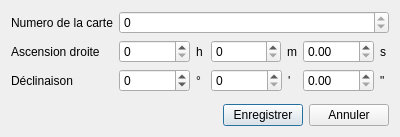
<?xml version="1.0" encoding="UTF-8"?>
<ui version="4.0">
 <class>MapModificationDialog</class>
 <widget class="QDialog" name="MapModificationDialog">
  <property name="geometry">
   <rect>
    <x>0</x>
    <y>0</y>
    <width>400</width>
    <height>137</height>
   </rect>
  </property>
  <property name="windowTitle">
   <string>Modifier une carte</string>
  </property>
  <property name="windowIcon">
   <iconset resource="../ressources.qrc">
    <normaloff>:/Ressources/icons/icons8-edition-de-la-carte-96.png</normaloff>:/Ressources/icons/icons8-edition-de-la-carte-96.png</iconset>
  </property>
  <layout class="QVBoxLayout" name="verticalLayout" stretch="1,0">
   <item>
    <layout class="QFormLayout" name="formLayout">
     <item row="0" column="0">
      <widget class="QLabel" name="label">
       <property name="text">
        <string>Numero de la carte</string>
       </property>
      </widget>
     </item>
     <item row="0" column="1">
      <widget class="QSpinBox" name="numberSpinBox">
       <property name="readOnly">
        <bool>true</bool>
       </property>
      </widget>
     </item>
     <item row="1" column="0">
      <widget class="QLabel" name="label_2">
       <property name="text">
        <string>Ascension droite</string>
       </property>
      </widget>
     </item>
     <item row="1" column="1">
      <layout class="QHBoxLayout" name="horizontalLayout_2" stretch="8,1,8,1,8,1">
       <item>
        <widget class="QSpinBox" name="raHourSpinBox">
         <property name="maximum">
          <number>23</number>
         </property>
        </widget>
       </item>
       <item>
        <widget class="QLabel" name="label_7">
         <property name="text">
          <string>h</string>
         </property>
        </widget>
       </item>
       <item>
        <widget class="QSpinBox" name="raMinuteSpinBox">
         <property name="maximum">
          <number>59</number>
         </property>
        </widget>
       </item>
       <item>
        <widget class="QLabel" name="label_8">
         <property name="text">
          <string>m</string>
         </property>
        </widget>
       </item>
       <item>
        <widget class="QDoubleSpinBox" name="raSecondDoubleSpinBox">
         <property name="locale">
          <locale language="English" country="UnitedStates"/>
         </property>
         <property name="maximum">
          <double>59.990000000000002</double>
         </property>
        </widget>
       </item>
       <item>
        <widget class="QLabel" name="label_9">
         <property name="text">
          <string>s</string>
         </property>
        </widget>
       </item>
      </layout>
     </item>
     <item row="2" column="0">
      <widget class="QLabel" name="label_3">
       <property name="text">
        <string>Déclinaison</string>
       </property>
      </widget>
     </item>
     <item row="2" column="1">
      <layout class="QHBoxLayout" name="horizontalLayout" stretch="8,1,8,1,8,1">
       <item>
        <widget class="QSpinBox" name="decDegreeSpinBox">
         <property name="minimum">
          <number>-90</number>
         </property>
         <property name="maximum">
          <number>90</number>
         </property>
        </widget>
       </item>
       <item>
        <widget class="QLabel" name="label_4">
         <property name="text">
          <string>°</string>
         </property>
        </widget>
       </item>
       <item>
        <widget class="QSpinBox" name="decMinuteSpinBox">
         <property name="maximum">
          <number>59</number>
         </property>
        </widget>
       </item>
       <item>
        <widget class="QLabel" name="label_5">
         <property name="text">
          <string>'</string>
         </property>
        </widget>
       </item>
       <item>
        <widget class="QDoubleSpinBox" name="decSecondDoubleSpinBox">
         <property name="locale">
          <locale language="English" country="UnitedStates"/>
         </property>
         <property name="maximum">
          <double>59.990000000000002</double>
         </property>
        </widget>
       </item>
       <item>
        <widget class="QLabel" name="label_6">
         <property name="text">
          <string>&quot;</string>
         </property>
        </widget>
       </item>
      </layout>
     </item>
    </layout>
   </item>
   <item>
    <layout class="QHBoxLayout" name="horizontalLayout_3">
     <item>
      <spacer name="horizontalSpacer">
       <property name="orientation">
        <enum>Qt::Horizontal</enum>
       </property>
       <property name="sizeHint" stdset="0">
        <size>
         <width>40</width>
         <height>20</height>
        </size>
       </property>
      </spacer>
     </item>
     <item>
      <widget class="QPushButton" name="SavePushButton">
       <property name="text">
        <string>Enregistrer</string>
       </property>
       <property name="icon">
        <iconset resource="../ressources.qrc">
         <normaloff>:/Ressources/icons/icons8-save-96.png</normaloff>:/Ressources/icons/icons8-save-96.png</iconset>
       </property>
      </widget>
     </item>
     <item>
      <widget class="QPushButton" name="CancelPushButton">
       <property name="text">
        <string>Annuler</string>
       </property>
       <property name="icon">
        <iconset resource="../ressources.qrc">
         <normaloff>:/Ressources/icons/icons8-close-window-96.png</normaloff>:/Ressources/icons/icons8-close-window-96.png</iconset>
       </property>
      </widget>
     </item>
    </layout>
   </item>
  </layout>
 </widget>
 <resources>
  <include location="../ressources.qrc"/>
 </resources>
 <connections/>
</ui>
